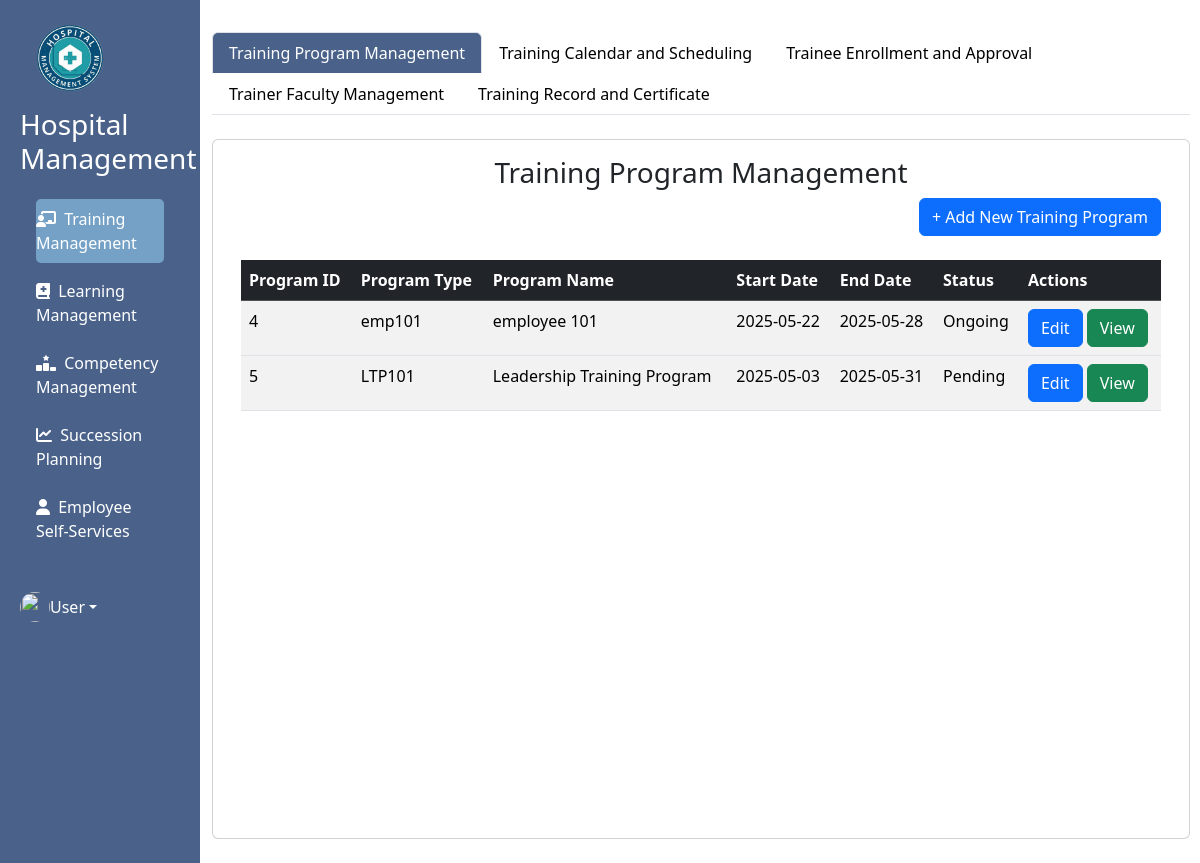
Before: /hr_2/admin/training_management/training_management.php with the older database file.
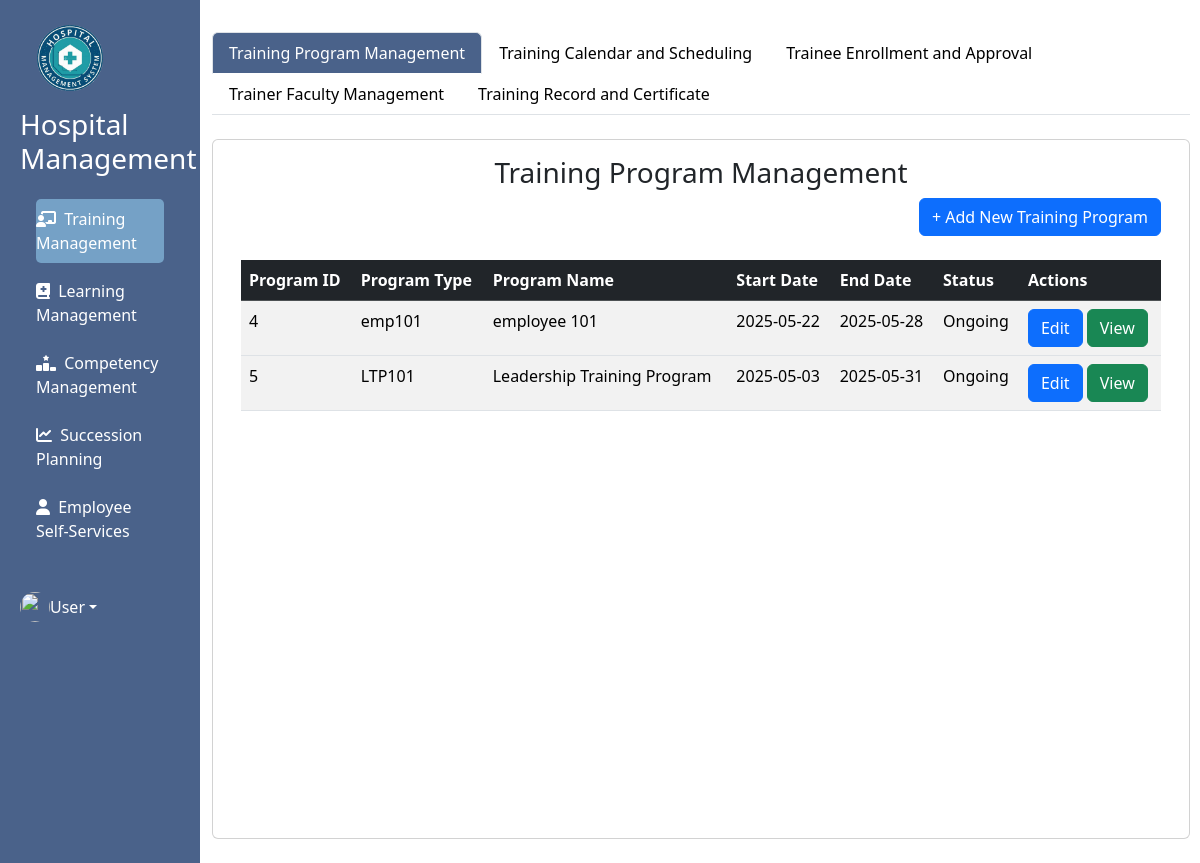
After: the same page with the newer database file.
### tables this page shows
CREATE TABLE `training_program` (
  `PROGRAM_ID` int(11) NOT NULL,
  `PROGRAM_TYPE` varchar(50) DEFAULT NULL,
  `PROGRAM_NAME` varchar(50) DEFAULT NULL,
  `TRAINER` int(11) NOT NULL,
  `START` date DEFAULT NULL,
  `END` date DEFAULT NULL,
  `STATUS` varchar(45) DEFAULT NULL,
  `DESCRIPTION_PROGRAM` text DEFAULT NULL
);

### hr_2/admin/training_management/training_management.php (the view, shortened to what this page needs)
<?php
require_once("../../../phpcon/conn.php");
?>
<!DOCTYPE html>
<html lang="en">
<head>
    <link href="https://cdn.jsdelivr.net/npm/bootstrap@5.3.3/dist/css/bootstrap.min.css" rel="stylesheet">
    <link rel="stylesheet" href="https://cdnjs.cloudflare.com/ajax/libs/font-awesome/5.15.3/css/all.min.css" />
    <link rel="stylesheet" href="https://cdnjs.cloudflare.com/ajax/libs/font-awesome/6.5.2/css/all.min.css" />
    <link rel="stylesheet" href="https://site-assets.fontawesome.com/releases/v6.5.2/css/all.css" />
    <link href='https://unpkg.com/boxicons@2.1.4/css/boxicons.min.css' rel='stylesheet'>
    <link href="https://cdn.jsdelivr.net/npm/fullcalendar@6.1.9/main.min.css" rel="stylesheet" />
    <link rel="stylesheet" href="../../../tm.css?v=4.7">
</head>
<body>
<div class="container-fluid">
    <div class="row flex-nowrap">
        <div class="col-auto col-md-2 col-xl-2 px-sm-1 px-0 min-vh-100 bg-side">
            <div class="d-flex flex-column align-items-center align-items-sm-start px-3 pt-2 text-white">
                <a href="#!" class="d-flex text-decoration-none align-items-center mb-md-0 text-white">
                    <span class="fs-5 d-none d-sm-inline" style="color: white;">
                        <div class="media align-items-center">
                            <img src="logo.png" width="100" class="mr-3" alt="">
                        </div>
                        <h3>Hospital Management</h3>
                    </span>
                </a>
                <ul class="nav nav-link flex-column mb-sm-auto mb-0 align-items-center align-items-sm-center" id="menu">
                <li class="nav-item mt-2">
                        <a href="../training_management/training_management.php" class="nav-link active align-middle px-0 text-start">
                            <i class="fa-solid fa-chalkboard-user"></i>
                            <span class="ms-1 d-none d-sm-inline">Training Management</span>
                        </a>
                    </li>
                    <li class="nav-item mt-2">
                        <a href="../learning/learning.php" class="nav-link align-middle px-0 text-start">
                            <i class="fa-solid fa-book-medical"></i>
                            <span class="ms-1 d-none d-sm-inline">Learning Management</span>
                        </a>
                    </li>
                    <li class="nav-item mt-2">
                        <a href="../competency/competency.php" class="nav-link align-middle px-0 text-start">
                            <i class="fa-solid fa-ranking-star"></i>
                            <span class="ms-1 d-none d-sm-inline">Competency Management</span>
                        </a>
                    </li>
                    <li class="nav-item mt-2">
                        <a href="../succession/succession.php" class="nav-link align-middle px-0 text-start">
                            <i class="fa-solid fa-chart-line"></i>
                            <span class="ms-1 d-none d-sm-inline">Succession Planning</span>
                        </a>
                    </li>
                    <li class="nav-item mt-2">
                        <a href="../ESS/ess.php" class="nav-link  align-middle px-0 text-start">
                            <i class="fa-solid fa-user"></i>
                            <span class="ms-1 d-none d-sm-inline">Employee Self-Services</span>
                        </a>
                    </li>
                </ul>
                <div class="dropdown pb-4">
                  <a href="#" class="d-flex align-items-center text-white text-decoration-none dropdown-toggle" id="ddUser" data-bs-toggle="dropdown" aria-expanded="false">
                  <img src="" width="30" height="30" alt="" class="rounded-circle">
                  <span class="user" id="user">User</span></a>
                </div>
            </div>
        </div>
        <div class="col main-content py-4">
            <div class="row">
                <div class="col">
              <div class="nav navbar navbar-expand-lg">
              <ul class="nav nav-tabs mb-3" id="pills-tab" role="tablist">
  <li class="nav-item">
    <button class="nav-link  active" id="pillsTPM-tab" data-bs-toggle="pill" data-bs-target="#pillsTPM" aria-controls="pillsTPM" aria-selected="true">Training Program Management</button>
  </li>
  <li class="nav-item">
    <button class="nav-link for-pills" id="pillsCalendar-tab" data-bs-toggle="pill" data-bs-target="#pillsCalendar" aria-controls="pillsCalendar" aria-selected="false">Training Calendar and Scheduling</button>
  </li>
  <li class="nav-item">
    <button class="nav-link for-pills" id="pillsEnrollment-tab" data-bs-toggle="pill" data-bs-target="#pillsEnrollment" aria-controls="pillsEnrollment" aria-selected="false">Trainee Enrollment and Approval
    </button>
  </li>
  <li class="nav-item">
    <button class="nav-link for-pills" id="pillsFaculty-tab" data-bs-toggle="pill" data-bs-target="#pillsFaculty" aria-controls="pillsFaculty" aria-selected="false">Trainer Faculty Management
    </button>
  </li>
  <li class="nav-item">
    <button class="nav-link for-pills" id="pillsRecord-tab" data-bs-toggle="pill" data-bs-target="#pillsRecord" aria-controls="pillsRecord" aria-selected="false">Training Record and Certificate
    </button>
  </li>
</ul>
              </div>
                <div class="card" style="height: 700px; overflow: hidden;">
  <div class="card-content" style="height: 100%;">
    <div class="card-body" style="height: 100%; display: flex; flex-direction: column;">
      <div class="container" style="flex: 1; overflow: hidden;">
<div class="tab-content" id="pills-tabContent">
  <div class="tab-pane fade show active" id="pillsTPM" role="tabpanel" >
  <h3 class="white-text card-title text-center">Training Program Management</h3>
  <div class="d-grid gap-2 d-md-flex justify-content-md-end">
    <button type="button" class="btn btn-primary" data-bs-toggle="modal" data-bs-target="#addTrainingModal">
  + Add New Training Program
</button>
</div>
        <br>
        <div style="overflow-y: auto; height: 100%;">
          <table class="table table-hover table-striped">
            <thead class=" table-dark">
              <tr>
                <th scope="col">Program ID</th>
                <th scope="col">Program Type</th>
                <th>Program Name</th>
                <th scope="col">Start Date</th>
                <th scope="col">End Date</th>
                <th scope="col">Status</th>
                <th scope="col">Actions</th>
              </tr>
            </thead>
            <tbody>
            <?php
$query = "
SELECT tp.PROGRAM_ID,
tp.PROGRAM_TYPE,
tp.PROGRAM_NAME,
tf.TRAINER_ID,
tf.FULLNAME, tp.STATUS,
tp.DESCRIPTION_PROGRAM,
tp.START AS START_DATE,
tp.END AS END_DATE
    FROM training_program tp
    LEFT JOIN trainer_faculty tf ON tp.TRAINER = tf.TRAINER_ID
";
$result=$connection->query($query);
?>
<?php
while ($program=$result->fetch_assoc()):
?>
              <tr>
              <td><?php echo htmlspecialchars($program['PROGRAM_ID']); ?></td>
            <td><?php echo htmlspecialchars($program['PROGRAM_TYPE']); ?></td>
            <td><?php echo htmlspecialchars($program['PROGRAM_NAME']); ?></td>
            <td><?php echo htmlspecialchars($program['START_DATE']); ?></td>
            <td><?php echo htmlspecialchars($program['END_DATE']); ?></td>
            <td><?php echo htmlspecialchars($program['STATUS']); ?></td>
            <td>
            <button type="button" class="btn btn-primary" data-bs-toggle="modal" data-bs-target="#editTrainingModal<?php echo $program['PROGRAM_ID']; ?>">Edit</button>
  <button type="button" class="btn btn-success" data-bs-toggle="modal" data-bs-target="#viewTrainingModal<?php echo $program['PROGRAM_ID']; ?>">View</button>
            </td>
              </tr>
            </tbody>
            <?php endwhile;?>
          </table>
        </div>
</div>
        </div>
            </div>
        </div>
    </div>
</div>
</body>
</html>

### tm.css (style rules this page uses)
.nav-tabs .nav-link { color: black !important; }
.nav-tabs .nav-link.active { color: white !important; background-color: #4A628A !important; }
.bg-side { background: #4A628A !important ; }
.nav-item { color: white ; }
.nav-link { color: white !important; }
.nav-link li .active { background-color: #75a1c6 !important; width: fit-content; height: fit-content; border-radius: 5px; }
html, body { height: 100%; margin: 0; padding: 0; overflow-x: hidden; }
.main-content { height: 100vh; overflow-y: auto; padding-right: 10px; }

Changed rows visible on the page:
changed training_program "LTP101": STATUS "Pending" → "Ongoing"
